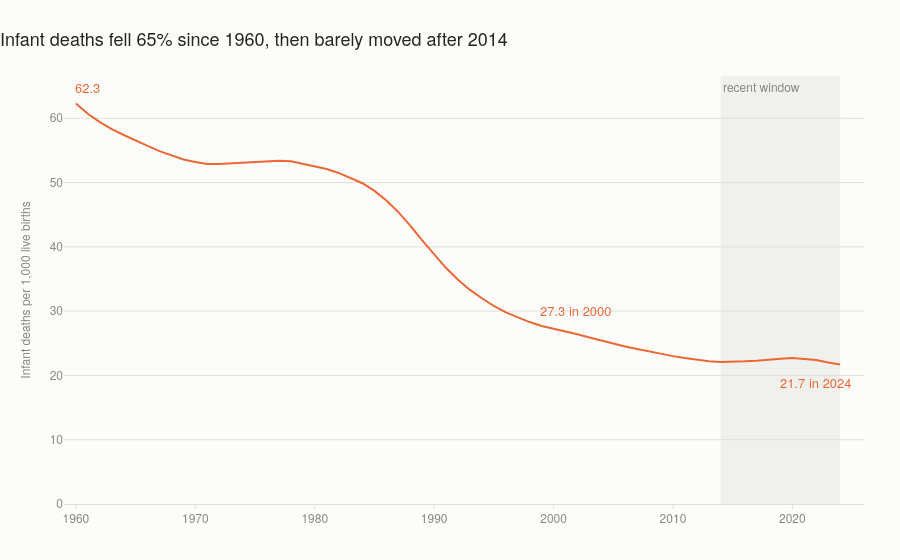

The notebook cell this image was saved under:
### Code cell
fig = go.Figure()
fig.add_trace(go.Scatter(
    x=imr.index, y=imr.values, mode="lines", line=dict(color=ORANGE, width=2),
    hovertemplate="%{x}: %{y:.1f} per 1,000<extra></extra>"))
shade_recent(fig, imr_recent)

fig.add_annotation(x=imr_long["start"], y=imr[imr_long["start"]],
                   text=f"{imr[imr_long['start']]:.1f}", showarrow=False,
                   yshift=16, xshift=12, font=dict(color=ORANGE, size=13))
fig.add_annotation(x=2000, y=imr[2000], text=f"{imr[2000]:.1f} in 2000",
                   showarrow=False, yshift=18, xshift=22, font=dict(color=ORANGE, size=13))
fig.add_annotation(x=imr_long["end"], y=imr[imr_long["end"]],
                   text=f"{imr[imr_long['end']]:.1f} in {imr_long['end']}",
                   showarrow=False, yshift=-18, xshift=-24, font=dict(color=ORANGE, size=13))

fig.update_layout(
    title=f"Infant deaths fell {-imr_long['change_pct']:.0f}% since "
          f"{imr_long['start']}, then barely moved after {imr_recent['start']}",
    yaxis_title="Infant deaths per 1,000 live births", xaxis_title=None,
    yaxis_rangemode="tozero", xaxis_range=[1959, 2026])
save(fig, "02-infant-mortality")
fig.show()

### Figure 1 — Plotly figure (JSON) as saved in the notebook; plotly's stock layout.template omitted (floating-point values rounded to 4 significant figures)
{"data": [{"hovertemplate": "%{x}: %{y:.1f} per 1,000<extra></extra>", "line": {"color": "#eb6834", "width": 2}, "mode": "lines", "type": "scatter", "x": [1960, 1961, 1962, 1963, 1964, 1965, 1966, 1967, 1968, 1969, 1970, 1971, 1972, 1973, 1974, 1975, 1976, 1977, 1978, 1979, 1980, 1981, 1982, 1983, 1984, 1985, 1986, 1987, 1988, 1989, 1990, 1991, 1992, 1993, 1994, 1995, 1996, 1997, 1998, 1999, 2000, 2001, 2002, 2003, 2004, 2005, 2006, 2007, 2008, 2009, 2010, 2011, 2012, 2013, 2014, 2015, 2016, 2017, 2018, 2019, 2020, 2021, 2022, 2023, 2024], "y": [62.3, 60.7, 59.4, 58.3, 57.4, 56.5, 55.7, 54.9, 54.2, 53.6, 53.2, 52.9, 52.9, 53.0, 53.1, 53.3, 53.4, 53.4, 53.3, 52.9, 52.6, 52.1, 51.5, 50.7, 49.9, 48.7, 47.2, 45.4, 43.3, 41.0, 38.8, 36.7, 34.9, 33.3, 32.0, 30.8, 29.8, 29.0, 28.3, 27.7, 27.3, 26.8, 26.4, 25.9, 25.4, 25.0, 24.5, 24.1, 23.7, 23.3, 23.0, 22.7, 22.4, 22.2, 22.1, 22.1, 22.2, 22.3, 22.5, 22.6, 22.7, 22.6, 22.4, 22.0, 21.7]}], "layout": {"annotations": [{"font": {"color": "#898781", "size": 12}, "showarrow": false, "text": "recent window", "x": 2014, "xanchor": "left", "xref": "x", "y": 1, "yanchor": "top", "yref": "y domain"}, {"font": {"color": "#eb6834", "size": 13}, "showarrow": false, "text": "62.3", "x": 1960, "xshift": 12, "y": 62.3, "yshift": 16}, {"font": {"color": "#eb6834", "size": 13}, "showarrow": false, "text": "27.3 in 2000", "x": 2000, "xshift": 22, "y": 27.3, "yshift": 18}, {"font": {"color": "#eb6834", "size": 13}, "showarrow": false, "text": "21.7 in 2024", "x": 2024, "xshift": -24, "y": 21.7, "yshift": -18}], "shapes": [{"fillcolor": "#e1e0d9", "layer": "below", "line": {"width": 0}, "opacity": 0.45, "type": "rect", "x0": 2014, "x1": 2024, "xref": "x", "y0": 0, "y1": 1, "yref": "y domain"}], "title": {"text": "Infant deaths fell 65% since 1960, then barely moved after 2014"}, "xaxis": {"range": [1959, 2026], "title": {}}, "yaxis": {"rangemode": "tozero", "title": {"text": "Infant deaths per 1,000 live births"}}}}
